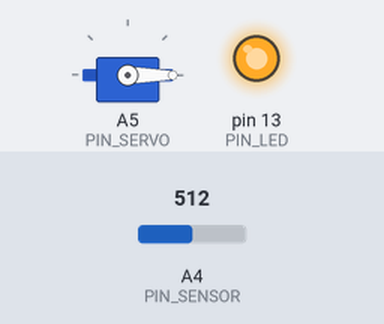
Bench run of a sketch on a simulated Arduino Nano, built with avr-gcc and run on an emulated ATmega328P. On the bench: servo, output pins drawn as LEDs (lit = HIGH). Inputs (shaded band) come from the test bench; at power-on: A4 (PIN_SENSOR) = 512.

Above: at 1.2 s.
1.3 s: A4 (PIN_SENSOR) set to 586
2.8 s: A4 (PIN_SENSOR) set to 607
At 4.0 s:
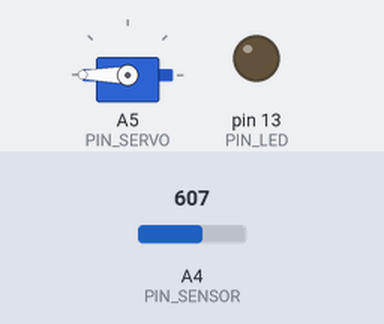
4.3 s: A4 (PIN_SENSOR) set to 590
At 4.7 s:
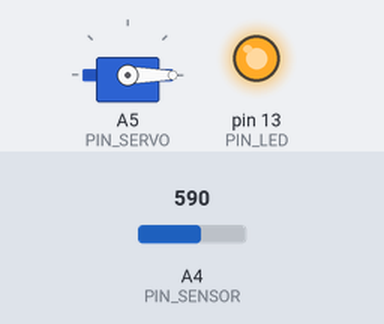
5.8 s: A4 (PIN_SENSOR) set to 610
At 6.2 s:
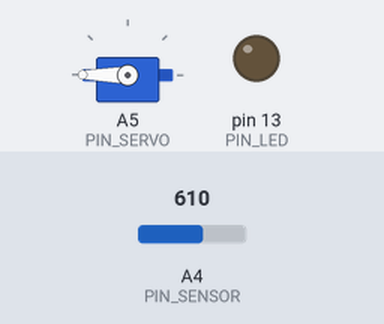
Timing chart, 0 to 8.3 s (numbered marks = the images above; inputs shaded):
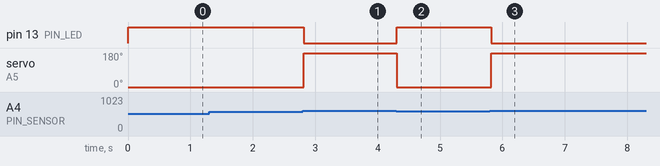

Measured:
- the behaviour switches between 599 and 600 on A4 (PIN_SENSOR) (found by bisection; images 0 and 1)
- after the input at 1.3 s, every drawn part: stays the same
- after the input at 2.8 s, pin 13 (PIN_LED): HIGH → LOW at once; servo on A5 (PIN_SERVO): 0° → 180° at once
- after the input at 4.3 s, pin 13 (PIN_LED): LOW → HIGH at once; servo on A5 (PIN_SERVO): 180° → 0° at once
- after the input at 5.8 s, pin 13 (PIN_LED): HIGH → LOW at once; servo on A5 (PIN_SERVO): 0° → 180° at once

The sketch:

codigo_dispensador_v0.3.ino
```cpp
/* DESPACHADOR DE GEL ANTIBACTERIAL PARA MANOS V0.3
 *
 * Un servomotor mueve una palanca que presiona una bomba de
 * gel antibacterial. El servo es controlado por un Arduino Nano
 * y un sensor. En esta versión se usa un sensor infrarrojo TCRT5000.
 */

#define PIN_SENSOR A4
#define PIN_SERVO A5
#define PIN_LED 13

#include <Servo.h>
Servo servo;

int sen = 0; //estado actual del sensor

// Umbral de detección (valores de 0 a 1024)
// Si el valor es grande incrementa la sensibilidad
// Si el valor es pequeño disminuye la sensibilidad
#define UMBRAL 600

void setup() {
  pinMode(PIN_SENSOR, INPUT);
  sen = analogRead(PIN_SENSOR); //primera lectura

  pinMode(PIN_LED, OUTPUT);
  digitalWrite(PIN_LED, 0); //LED apagado

  servo.attach(PIN_SERVO);
  servo.write(180); //levantar palanca
}

void loop() {
  sen = analogRead(PIN_SENSOR);

  if (sen < UMBRAL) {
    servo.write(0); //bajar palanca
    digitalWrite(PIN_LED, 1); //LED indica que el sensor detecta un objeto
  }
  else {
    servo.write(180); //levantar palanca
    digitalWrite(PIN_LED, 0); //LED indica que el sensor no detecta un objeto
  }

  delay(20); //tiempo de espera entre loops
}
```
